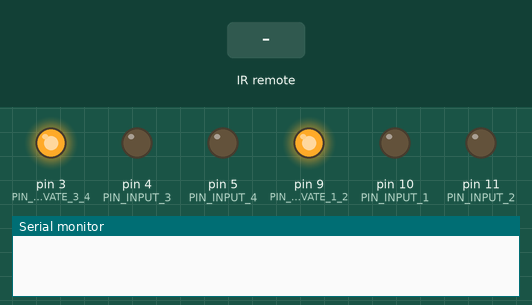
Recording of a sketch running on a simulated Arduino Uno, built with avr-gcc and run on an emulated ATmega328P. Shown: output pins drawn as LEDs (lit = HIGH), the last lines printed to the serial monitor. Inputs (shaded band) come from the test bench.

Above: at 1.2 s.
1.3 s: infrared code 0xFD807F received
At 2.3 s:
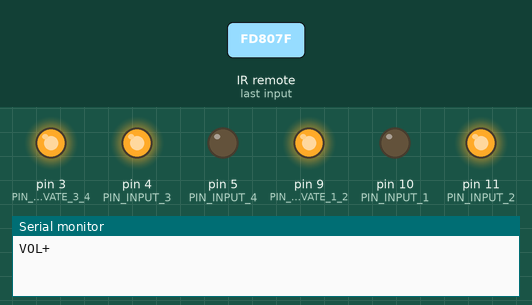
2.8 s: infrared code 0xFD20DF received
At 3.4 s:
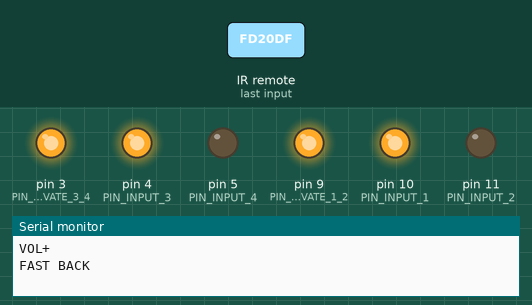
4.3 s: infrared code 0xFD609F received
At 4.6 s:
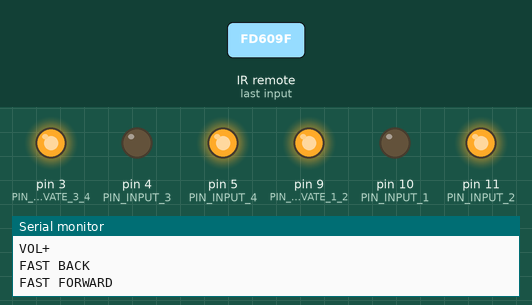
5.8 s: infrared code 0xFD906F received
At 6.9 s:
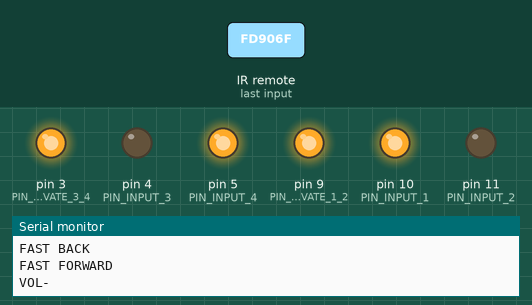
Timing chart, 0 to 8.3 s (numbered marks = the images above; inputs shaded):
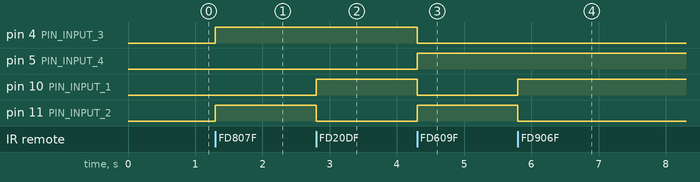

Measured:
- after the input at 1.3 s, pin 4 (PIN_INPUT_3), pin 11 (PIN_INPUT_2): LOW → HIGH at once
- after the input at 2.8 s, pin 10 (PIN_INPUT_1): LOW → HIGH at once; pin 11 (PIN_INPUT_2): HIGH → LOW at once
- after the input at 4.3 s, pin 4 (PIN_INPUT_3), pin 10 (PIN_INPUT_1): HIGH → LOW at once; pin 5 (PIN_INPUT_4), pin 11 (PIN_INPUT_2): LOW → HIGH at once
- after the input at 5.8 s, pin 10 (PIN_INPUT_1): LOW → HIGH at once; pin 11 (PIN_INPUT_2): HIGH → LOW at once

The sketch:

ir_commanded_robot_tinkercad.ino
```cpp
// IR remote

#include "IRremote.h"

int receiverPin = 12;

const int BTN_NUM_0 = 0;
const int BTN_NUM_1 = 1;
const int BTN_NUM_2 = 2;
const int BTN_NUM_3 = 3;
const int BTN_NUM_4 = 4;
const int BTN_NUM_5 = 5;
const int BTN_NUM_6 = 6;
const int BTN_NUM_7 = 7;
const int BTN_NUM_8 = 8;
const int BTN_NUM_9 = 9;
const int BTN_POWER = 10;
const int BTN_VOL_PLUS = 11;
const int BTN_VOL_MINUS = 12;
const int BTN_UP = 13;
const int BTN_DOWN = 14;
const int BTN_PAUSE = 15;
const int BTN_BACK = 16;
const int BTN_FORWARD = 17;
const int BTN_STOP = 18;
const int BTN_EQ = 19;
const int BTN_REPT = 20;
const int BTN_UNKNOWN = 21;

/* Declare objects */
IRrecv irrecv(receiverPin);     // create instance of 'irrecv'
decode_results results;      // create instance of 'decode_results'

/* Function */
// describing Remote IR codes
// takes action based on IR code received
int translateIR()
{
  switch(results.value)
  {
	case 0xFD00FF:
		Serial.println("POWER");
        return BTN_POWER;
	case 0xFD40BF:
		Serial.println("FUNC/STOP");
        return BTN_STOP;
	case 0xFD807F:
		Serial.println("VOL+");
        return BTN_VOL_PLUS;
	case 0xFD20DF:
		Serial.println("FAST BACK");
        return BTN_BACK;
	case 0xFDA05F:
		Serial.println("PAUSE");
        return BTN_PAUSE;
	case 0xFD609F:
		Serial.println("FAST FORWARD");
        return BTN_FORWARD;
	case 0xFD10EF:
		Serial.println("DOWN");
        return BTN_DOWN;
	case 0xFD906F:
		Serial.println("VOL-");
        return BTN_VOL_MINUS;
	case 0xFD50AF:
		Serial.println("UP");
        return BTN_UP;
	default:
		Serial.println("other button");
        return BTN_UNKNOWN;
  }
}

/**
 * Use of 2 DC motor and a L293D
 */

// Motor 1 (left)
const int PIN_ACTIVATE_1_2 = 9;
const int PIN_INPUT_1 = 10;
const int PIN_INPUT_2 = 11;

// Motor 2 (right)
const int PIN_ACTIVATE_3_4 = 3;
const int PIN_INPUT_3 = 4;
const int PIN_INPUT_4 = 5;

// Directions
const int MOVE_FORWARD = 0;
const int MOVE_BACKWARD = 1;
const int TURN_RIGHT = 2;
const int TURN_LEFT = 3;
const int STOP = 4;

/**
 * Initialize the pins of a motor
 */
void initMotor(int activationPin, int pin1, int pin2)
{
    pinMode(activationPin, OUTPUT);
    pinMode(pin1, OUTPUT);
    pinMode(pin2, OUTPUT);
    // Enable the motor driver
    digitalWrite(activationPin, HIGH);
}

/**
 * Run a motor either clockwise or counter-clockwise
 */
void runMotor(int pin1, int pin2, bool clockwise = true)
{
    if (clockwise) {
        // Run the motor clockwise
        digitalWrite(pin1, HIGH);
        digitalWrite(pin2, LOW);
    } else {
        // Run the motor counter-clockwise
        digitalWrite(pin1, LOW);
        digitalWrite(pin2, HIGH);
    }
}

/**
 * Stop a motor
 */
void stopMotor(int pin1, int pin2)
{
    digitalWrite(pin1, LOW);
    digitalWrite(pin2, LOW);
}

// Robot control

void move(int direction)
{
    switch (direction) {
        case MOVE_FORWARD:
            runMotor(PIN_INPUT_1, PIN_INPUT_2, false);
            runMotor(PIN_INPUT_3, PIN_INPUT_4, true);
            break;
        case MOVE_BACKWARD:
            runMotor(PIN_INPUT_1, PIN_INPUT_2, true);
            runMotor(PIN_INPUT_3, PIN_INPUT_4, false);
            break;
        case TURN_RIGHT:
            runMotor(PIN_INPUT_1, PIN_INPUT_2, false);
            runMotor(PIN_INPUT_3, PIN_INPUT_4, false);
            break;
        case TURN_LEFT:
            runMotor(PIN_INPUT_1, PIN_INPUT_2, true);
            runMotor(PIN_INPUT_3, PIN_INPUT_4, true);
            break;
        case STOP:
            stopMotor(PIN_INPUT_1, PIN_INPUT_2);
            stopMotor(PIN_INPUT_3, PIN_INPUT_4);
            break;
    }
}

// Main functions

void setup()
{
    Serial.begin(9600);

    // Start the receiver
    irrecv.enableIRIn();

    // Initialize the motors
    initMotor(PIN_ACTIVATE_1_2, PIN_INPUT_1, PIN_INPUT_2);
    initMotor(PIN_ACTIVATE_3_4, PIN_INPUT_3, PIN_INPUT_4);
}

void loop()
{
	// have we received an IR signal?
	if (irrecv.decode(&results)) {
		switch (translateIR())
        {
            case BTN_VOL_PLUS:
                move(MOVE_FORWARD);
                break;
            case BTN_VOL_MINUS:
                move(MOVE_BACKWARD);
                break;
            case BTN_FORWARD:
                move(TURN_RIGHT);
                break;
            case BTN_BACK:
                move(TURN_LEFT);
                break;
            case BTN_PAUSE:
                move(STOP);
                break;
            default:
                break;
        }
        delay(500);
		irrecv.resume(); // receive the next value
	}
}
```
